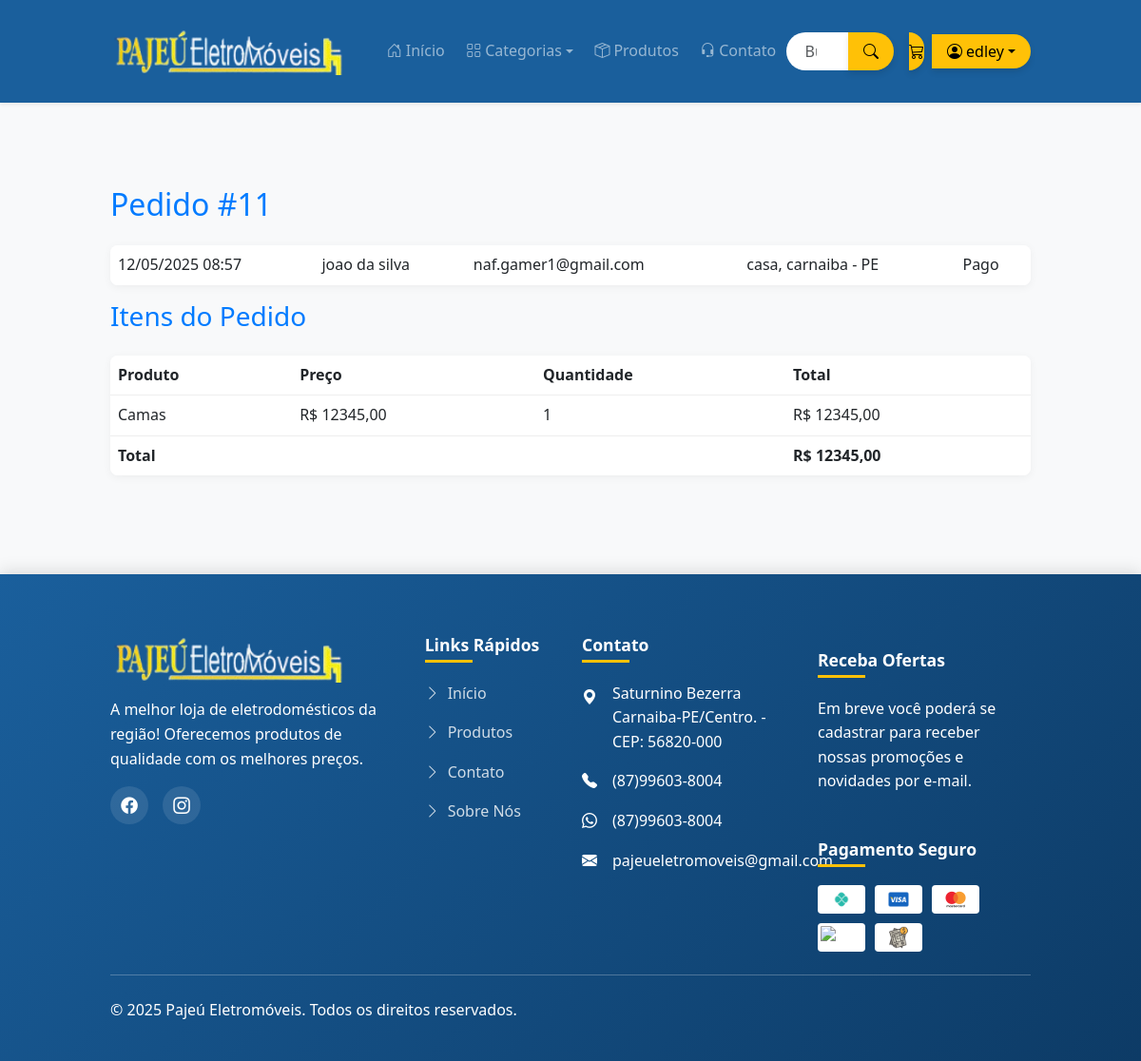
Before: /pedidos/admin/pedido/11/ (signed in) with the older database file.
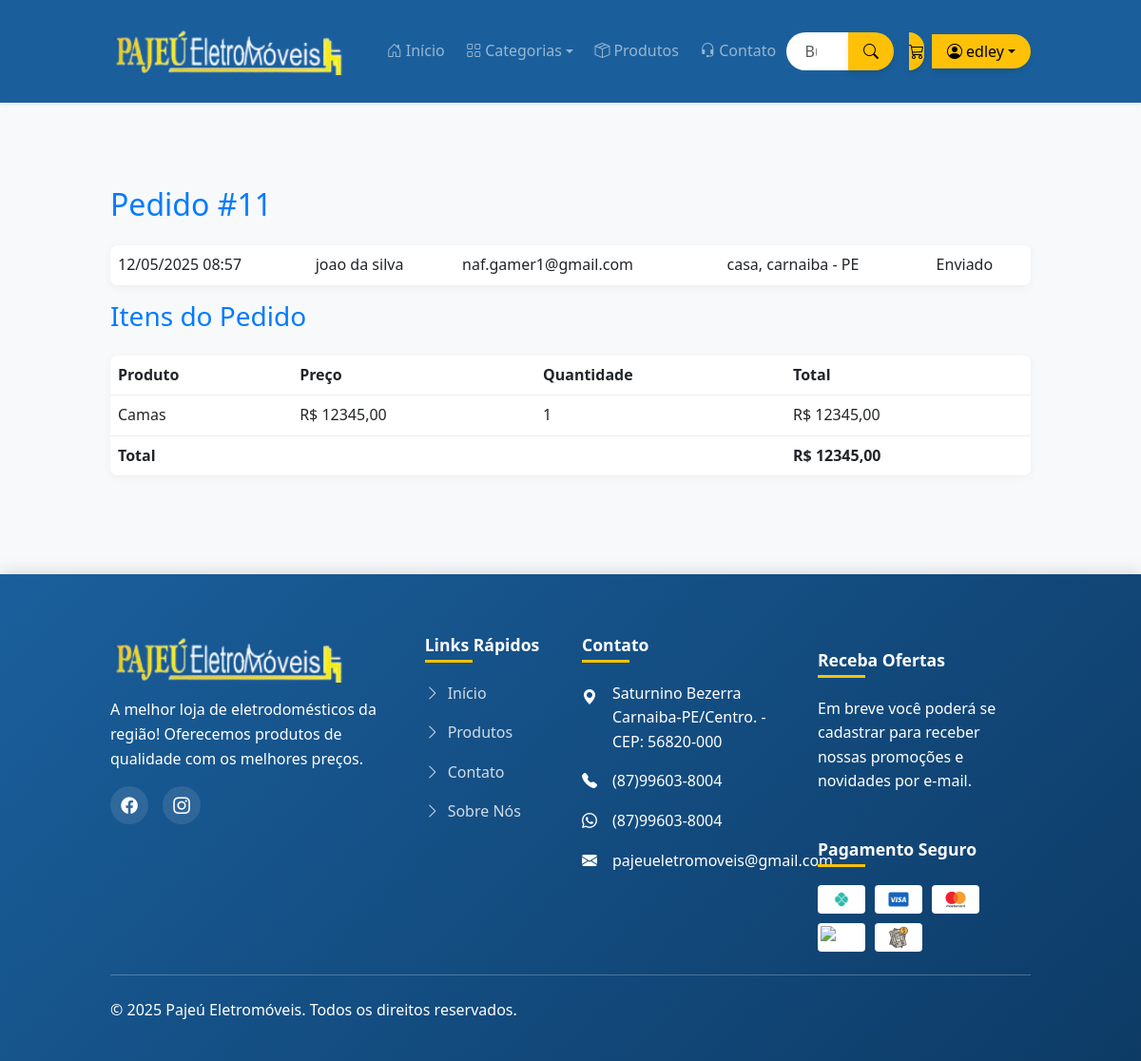
After: the same page with the newer database file.
### pedidos/models.py (models this page shows, shortened)
class Pedido(models.Model):
    STATUS_CHOICES = [
        ('pendente', 'Pendente'),
        ('pago', 'Pago'),
        ('enviado', 'Enviado'),
        ('entregue', 'Entregue'),
        ('cancelado', 'Cancelado'),
    ]
    METODO_PAGAMENTO_CHOICES = [
        ('pix', 'PIX'),
        ('cartao', 'Cartão de Crédito'),
        ('boleto', 'Boleto'),
    ]
    TIPO_ENTREGA_CHOICES = [
        ('retirada', 'Retirar na Loja'),
        ('envio', 'Envio para Endereço'),
    ]
    user = models.ForeignKey(User, on_delete=models.SET_NULL, null=True, blank=True)
    primeiro_nome = models.CharField(max_length=50)
    sobrenome = models.CharField(max_length=50)
    email = models.EmailField()
    endereco = models.CharField(max_length=250)
    complemento = models.CharField(max_length=100, blank=True)
    cep = models.CharField(max_length=10)
    cidade = models.CharField(max_length=100)
    estado = models.CharField(max_length=2)
    telefone = models.CharField(max_length=20)
    criado_em = models.DateTimeField(auto_now_add=True)
    atualizado_em = models.DateTimeField(auto_now=True)
    pago = models.BooleanField(default=False)
    metodo_pagamento = models.CharField(max_length=10, choices=METODO_PAGAMENTO_CHOICES, default='pix')
    status = models.CharField(max_length=10, choices=STATUS_CHOICES, default='pendente')
    tipo_entrega = models.CharField(max_length=10, choices=TIPO_ENTREGA_CHOICES, default='envio')
    class Meta:
        ordering = ('-criado_em',)
        verbose_name = 'Pedido'
        verbose_name_plural = 'Pedidos'
    def get_total(self):
        return sum(item.get_custo() for item in self.itens.all())

class ItemPedido(models.Model):
    pedido = models.ForeignKey(Pedido, related_name='itens', on_delete=models.CASCADE)
    produto = models.ForeignKey(Produto, related_name='itens_pedido', on_delete=models.CASCADE)
    preco = models.DecimalField(max_digits=10, decimal_places=2)
    quantidade = models.PositiveIntegerField(default=1)
    def get_custo(self):
        return self.preco * self.quantidade

### pedidos/views.py (the view)
# urls.py: path('admin/pedido/<int:pedido_id>/', views.admin_pedido_detalhe, name='admin_pedido_detalhe'),
@user_passes_test(lambda u: u.is_staff)
def admin_pedido_detalhe(request, pedido_id):
    pedido = get_object_or_404(Pedido, id=pedido_id)
    return render(request, 'pedidos/admin/detalhe.html', {'pedido': pedido})

### core/context_processors.py (called while the page is built)
def site_logo(request):
    config = SiteConfig.objects.first()
    return {
        'site_logo': config.logo.url if config and config.logo else None
    }

### produtos/context_processors.py (called while the page is built)
def categorias_disponiveis(request):
    return {
        'categorias_menu': Categoria.objects.all()
    }

### produtos/models.py (called while the page is built)
    def get_absolute_url(self):
        return reverse('produtos:lista_produtos_por_categoria', args=[self.slug])

### templates/pedidos/admin/detalhe.html (shortened to what this page needs)
{% extends 'base.html' %}
{% block conteudo %}
<div class="container my-5">
    <div class="row">
        <div class="col-md-12">
            <h2>Pedido #{{ pedido.id }}</h2>
            <table class="table">
                <tr>
                    <td data-label="Data">{{ pedido.criado_em|date:"d/m/Y H:i" }}</td>
                    <td data-label="Cliente">{{ pedido.primeiro_nome }} {{ pedido.sobrenome }}</td>
                    <td data-label="E-mail">{{ pedido.email }}</td>
                    <td data-label="Endereço">{{ pedido.endereco }}, {{ pedido.cidade }} - {{ pedido.estado }}</td>
                    <td data-label="Status">{{ pedido.get_status_display }}</td>
                </tr>
            </table>
            <h3>Itens do Pedido</h3>
            <table class="table">
                <thead>
                    <tr>
                        <th>Produto</th>
                        <th>Preço</th>
                        <th>Quantidade</th>
                        <th>Total</th>
                    </tr>
                </thead>
                <tbody>
                    {% for item in pedido.itens.all %}
                    <tr>
                        <td data-label="Produto">{{ item.produto.nome }}</td>
                        <td data-label="Preço">R$ {{ item.preco }}</td>
                        <td data-label="Quantidade">{{ item.quantidade }}</td>
                        <td data-label="Subtotal">R$ {{ item.get_custo }}</td>
                    </tr>
                    {% endfor %}
                    <tr>
                        <td colspan="3" data-label="Total"><strong>Total</strong></td>
                        <td><strong>R$ {{ pedido.get_total }}</strong></td>
                    </tr>
                </tbody>
            </table>
        </div>
    </div>
</div>
{% endblock %}

Changed rows visible on the page:
changed Pedido "joao": status "Pago" → "Enviado"
